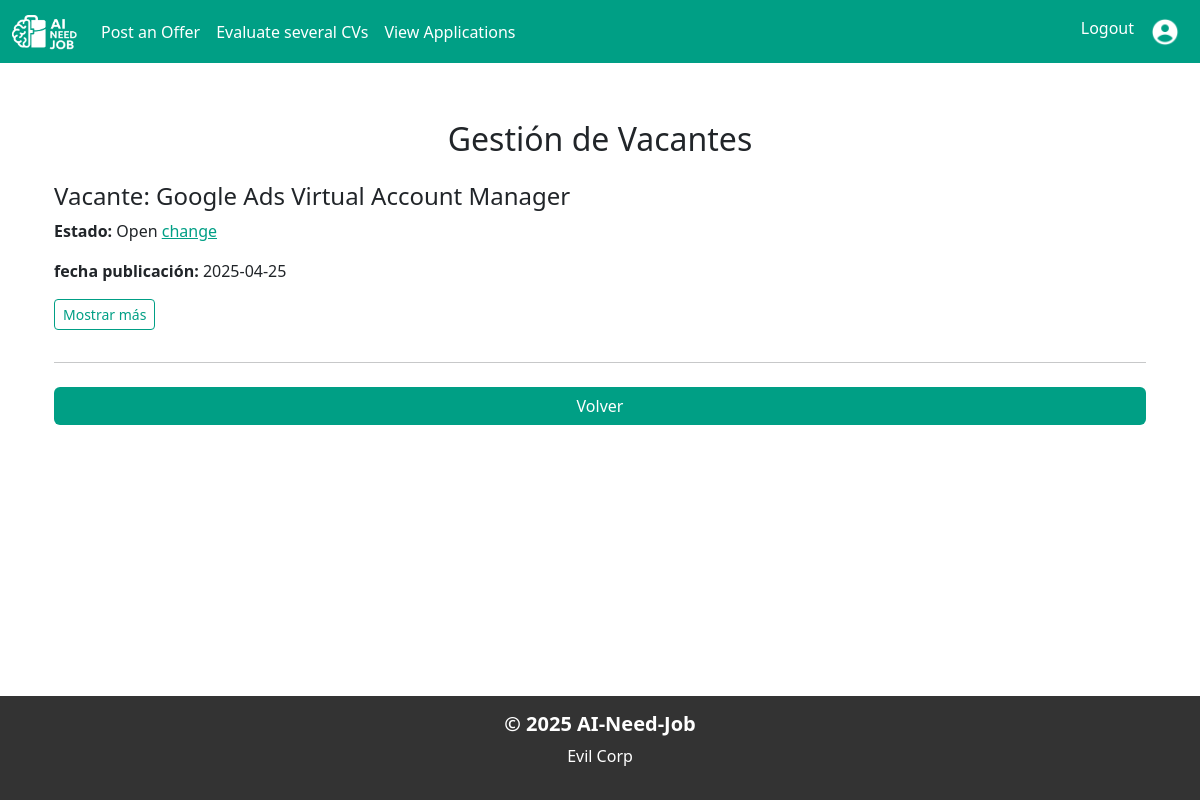
/user/history/ (signed in), run on the app's committed database.
### offer/models.py (models this page shows, shortened)
class Vacancy(models.Model):
    title = models.CharField(max_length=100)
    description = models.TextField()
    requirements = models.TextField(null=True, blank=True)
    state = models.CharField(default='open' ,max_length=20, choices=[('open', 'Open'), ('closed', 'Closed')])
    uploaded_by = models.ForeignKey('users.User', on_delete=models.CASCADE, related_name='vacancies')
    uploaded_at = models.DateTimeField(auto_now_add=True)
    embedding = models.BinaryField(default=get_default_array)  # Store the embedding as a binary field

### users/views.py (the view)
# urls.py: path('history/',views.history, name='history'),
def history(request):
    if 'user_id' not in request.session:
        return redirect('login')
    user = User.objects.get(id=request.session['user_id'])
    if user.role == 'jobseeker':
        resumes = Resume.objects.filter(uploaded_by=user)
        applied_resumes = Applied_resume.objects.filter(resume__uploaded_by=user)
        saved_vacancies = Saved_vacancy.objects.filter(user=user)
        context = {
            'user': user,
            'resumes': resumes,
            'applied_resumes': applied_resumes,
            'saved_vacancies': saved_vacancies
        }
        return render(request, 'historyPage.html' , context)
    else:
        vacancies = Vacancy.objects.filter(uploaded_by=user)
        vacancies_mapping = {}
        for vacancy in vacancies:
            resumes = Applied_resume.objects.filter(vacancy=vacancy)
            vacancies_mapping[vacancy] = resumes
        context = {
            'user': user,
            'vacancies_mapping': vacancies_mapping
        }
        return render(request, 'managementPage.html', context)

### users/templates/managementPage.html (shortened to what this page needs)
{% extends 'base.html' %}
{% block content %}
<div class="container mt-5">
    <h2 class="text-center mb-4">Gestión de Vacantes</h2>
    {% if vacancies_mapping %}
    {% for vacancy, resumes in vacancies_mapping.items %}
    <div class="mt-4">
        <h4 class="mb-2">Vacante: {{ vacancy.title }}</h4>
        <p><strong>Estado:</strong> {{ vacancy.get_state_display }} <a style="color:#009f85;" href="{% url 'change_vacancy_state' vacancy.id%}">   change</a></p>
        <p><strong>fecha publicación:</strong> {{ vacancy.uploaded_at|date:"Y-m-d" }}</p>
        <button class="btn btn-outline-primary btn-sm mb-2 toggle-button" type="button"
            data-bs-toggle="collapse"
            data-bs-target="#vacancy-{{ vacancy.id }}"
            aria-expanded="false"
            aria-controls="vacancy-{{ vacancy.id }}">
            Mostrar más
        </button>
    </div>
    <hr class="my-4">
{% endfor %}
    {% else %}
        <p class="text-center">No has publicado ninguna vacante.</p>
    {% endif %}
    <div class="d-grid mt-4">
        <a href="{% url 'home' %}" class="btn" style="background-color: #009f85; color: #ffff;">Volver</a>
    </div>
</div>
{% endblock content %}

### AiNeedJob/templates/base.html (style rules this page uses)
html, body { height: 100%; margin: 0; }
body { display: flex; flex-direction: column; }
.container { flex: 1; }

### users/templates/managementPage.html (style rules this page uses)
.toggle-button { color: #009f85; border-color:#009f85; }

### data on the page
Vacancy: title "Google Ads Virtual Account Manager", state "Open", uploaded_at "2025-04-25"
